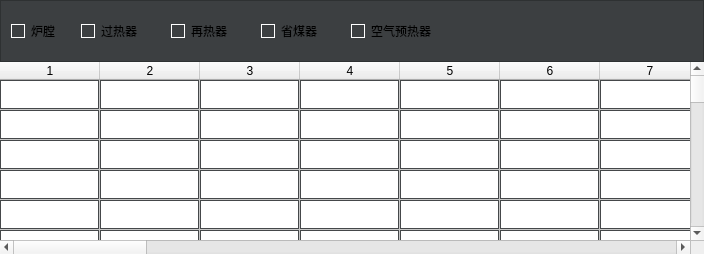
                        <widget class="QWidget" name="home_maximize_table_page">
                         <layout class="QVBoxLayout" name="verticalLayout_24">
                          <property name="spacing">
                           <number>0</number>
                          </property>
                          <property name="leftMargin">
                           <number>0</number>
                          </property>
                          <property name="topMargin">
                           <number>0</number>
                          </property>
                          <property name="rightMargin">
                           <number>0</number>
                          </property>
                          <property name="bottomMargin">
                           <number>0</number>
                          </property>
                          <item>
                           <widget class="QFrame" name="frame_7">
                            <property name="minimumSize">
                             <size>
                              <width>0</width>
                              <height>60</height>
                             </size>
                            </property>
                            <property name="styleSheet">
                             <string notr="true">QPushButton{
	border:none;
	background-color:transparent;
	
	font: 12pt &quot;Microsoft YaHei UI&quot;;
}

QCheckBox{
	font: 12pt &quot;Microsoft YaHei UI&quot;;
	border:none;
	background-color:transparent;
}

QFrame{
	background-color:rgb(60, 63, 65);
}


QCheckBox::indicator{
	border:1px solid rgb(255, 255, 255);
}

QCheckBox::indicator:hover{
	border:1px solid rgb(169, 169, 169);
}

QCheckBox::indicator:checked{
	background-position:center;
	background-repeat:no-repeat;
	background-image: url(:/icons/resources/icons/checked_blue.png);
}</string>
                            </property>
                            <property name="frameShape">
                             <enum>QFrame::StyledPanel</enum>
                            </property>
                            <property name="frameShadow">
                             <enum>QFrame::Raised</enum>
                            </property>
                            <layout class="QHBoxLayout" name="horizontalLayout_30">
                             <property name="spacing">
                              <number>0</number>
                             </property>
                             <property name="leftMargin">
                              <number>0</number>
                             </property>
                             <property name="topMargin">
                              <number>0</number>
                             </property>
                             <property name="rightMargin">
                              <number>0</number>
                             </property>
                             <property name="bottomMargin">
                              <number>0</number>
                             </property>
                             <item>
                              <layout class="QHBoxLayout" name="horizontalLayout_29">
                               <property name="spacing">
                                <number>0</number>
                               </property>
                               <item>
                                <widget class="QCheckBox" name="checkBox">
                                 <property name="minimumSize">
                                  <size>
                                   <width>80</width>
                                   <height>60</height>
                                  </size>
                                 </property>
                                 <property name="styleSheet">
                                  <string notr="true">padding-left: 10px;</string>
                                 </property>
                                 <property name="text">
                                  <string>炉膛</string>
                                 </property>
                                </widget>
                               </item>
                               <item>
                                <widget class="QCheckBox" name="checkBox_2">
                                 <property name="minimumSize">
                                  <size>
                                   <width>90</width>
                                   <height>60</height>
                                  </size>
                                 </property>
                                 <property name="text">
                                  <string>过热器</string>
                                 </property>
                                </widget>
                               </item>
                               <item>
                                <widget class="QCheckBox" name="checkBox_3">
                                 <property name="minimumSize">
                                  <size>
                                   <width>90</width>
                                   <height>60</height>
                                  </size>
                                 </property>
                                 <property name="text">
                                  <string>再热器</string>
                                 </property>
                                </widget>
                               </item>
                               <item>
                                <widget class="QCheckBox" name="checkBox_4">
                                 <property name="minimumSize">
                                  <size>
                                   <width>90</width>
                                   <height>60</height>
                                  </size>
                                 </property>
                                 <property name="text">
                                  <string>省煤器</string>
                                 </property>
                                </widget>
                               </item>
                               <item>
                                <widget class="QCheckBox" name="checkBox_5">
                                 <property name="minimumSize">
                                  <size>
                                   <width>110</width>
                                   <height>60</height>
                                  </size>
                                 </property>
                                 <property name="text">
                                  <string>空气预热器</string>
                                 </property>
                                </widget>
                               </item>
                              </layout>
                             </item>
                             <item>
                              <widget class="QPushButton" name="pushButton_13">
                               <property name="sizePolicy">
                                <sizepolicy hsizetype="Expanding" vsizetype="Fixed">
                                 <horstretch>0</horstretch>
                                 <verstretch>0</verstretch>
                                </sizepolicy>
                               </property>
                               <property name="minimumSize">
                                <size>
                                 <width>0</width>
                                 <height>60</height>
                                </size>
                               </property>
                               <property name="text">
                                <string/>
                               </property>
                              </widget>
                             </item>
                             <item>
                              <widget class="QPushButton" name="pushButton">
                               <property name="minimumSize">
                                <size>
                                 <width>65</width>
                                 <height>60</height>
                                </size>
                               </property>
                               <property name="maximumSize">
                                <size>
                                 <width>65</width>
                                 <height>16777215</height>
                                </size>
                               </property>
                               <property name="toolTip">
                                <string>刷新数据</string>
                               </property>
                               <property name="styleSheet">
                                <string notr="true">:hover{
	background-color:rgb(76, 80, 82);
}
:pressed{
	background-color:rgb(92, 97, 100);
}

QPushButton{
	background-repeat:no repeat;
	background-position:center;
	background-image: url(:/icons/resources/icons/restoreScreen.png);
}</string>
                               </property>
                               <property name="text">
                                <string/>
                               </property>
                              </widget>
                             </item>
                             <item>
                              <widget class="QPushButton" name="pushButton_11">
                               <property name="minimumSize">
                                <size>
                                 <width>65</width>
                                 <height>60</height>
                                </size>
                               </property>
                               <property name="maximumSize">
                                <size>
                                 <width>65</width>
                                 <height>16777215</height>
                                </size>
                               </property>
                               <property name="toolTip">
                                <string>确认筛选</string>
                               </property>
                               <property name="styleSheet">
                                <string notr="true">:hover{
	background-color:rgb(76, 80, 82);
}
:pressed{
	background-color:rgb(92, 97, 100);
}

QPushButton{
	background-repeat:no repeat;
	background-position:center;
	background-image: url(:/icons/resources/icons/confirm.png);
}</string>
                               </property>
                               <property name="text">
                                <string/>
                               </property>
                              </widget>
                             </item>
                             <item>
                              <widget class="QPushButton" name="btn_exit_fullScreen_2">
                               <property name="minimumSize">
                                <size>
                                 <width>80</width>
                                 <height>60</height>
                                </size>
                               </property>
                               <property name="toolTip">
                                <string>退出全屏</string>
                               </property>
                               <property name="styleSheet">
                                <string notr="true">:hover{
	background-color:rgb(76, 80, 82);
}
:pressed{
	background-color:rgb(92, 97, 100);
}

QPushButton{
	background-repeat:no repeat;
	background-position:center;
	background-image: url(:/icons/resources/icons/fullscreen-exit.png);
}</string>
                               </property>
                               <property name="text">
                                <string/>
                               </property>
                              </widget>
                             </item>
                            </layout>
                           </widget>
                          </item>
                          <item>
                           <widget class="QTableWidget" name="tableWidget_3">
                            <property name="styleSheet">
                             <string notr="true">QHeaderView::section{
	font: 12pt &quot;Microsoft YaHei UI&quot;;
}

QTableView{
	border:none;
	font: 12pt &quot;Microsoft YaHei UI&quot;;
}

QTableView::item{
	border:1px solid rgb(69, 72, 74);
}

QTableView::item:selected{
	background-color: rgb(0, 120, 215);
}</string>
                            </property>
                            <property name="selectionBehavior">
                             <enum>QAbstractItemView::SelectRows</enum>
                            </property>
                            <property name="rowCount">
                             <number>30</number>
                            </property>
                            <property name="columnCount">
                             <number>30</number>
                            </property>
                            <attribute name="verticalHeaderVisible">
                             <bool>false</bool>
                            </attribute>
                            <row/>
                            <row/>
                            <row/>
                            <row/>
                            <row/>
                            <row/>
                            <row/>
                            <row/>
                            <row/>
                            <row/>
                            <row/>
                            <row/>
                            <row/>
                            <row/>
                            <row/>
                            <row/>
                            <row/>
                            <row/>
                            <row/>
                            <row/>
                            <row/>
                            <row/>
                            <row/>
                            <row/>
                            <row/>
                            <row/>
                            <row/>
                            <row/>
                            <row/>
                            <row/>
                            <column/>
                            <column/>
                            <column/>
                            <column/>
                            <column/>
                            <column/>
                            <column/>
                            <column/>
                            <column/>
                            <column/>
                            <column/>
                            <column/>
                            <column/>
                            <column/>
                            <column/>
                            <column/>
                            <column/>
                            <column/>
                            <column/>
                            <column/>
                            <column/>
                            <column/>
                            <column/>
                            <column/>
                            <column/>
                            <column/>
                            <column/>
                            <column/>
                            <column/>
                            <column/>
                            <item row="0" column="0">
                             <property name="text">
                              <string/>
                             </property>
                            </item>
                           </widget>
                          </item>
                         </layout>
                        </widget>
